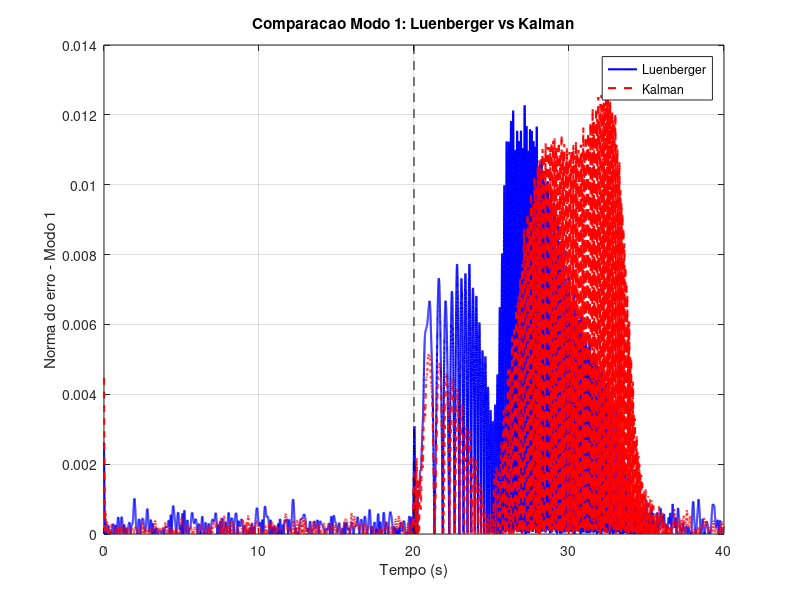
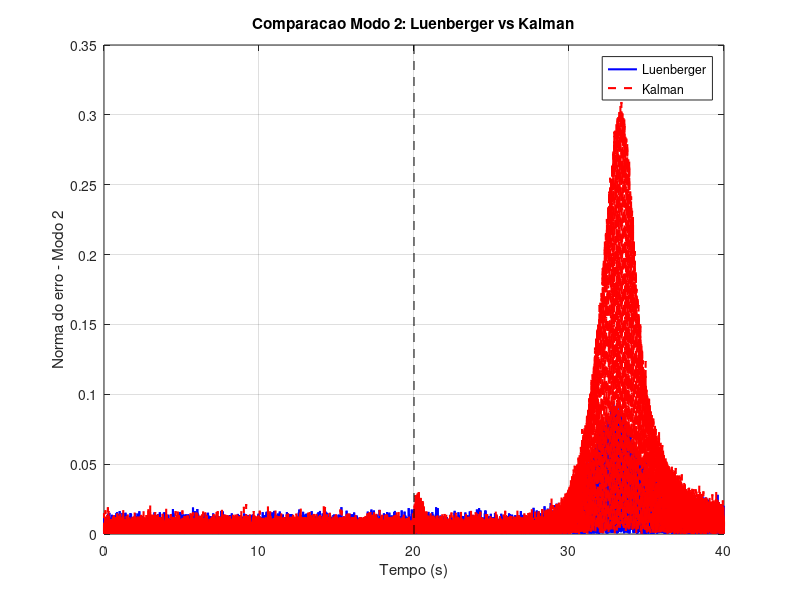

The MATLAB source for these figures, in order:
%% Simulacao de detecção de dano
% Comparando Observador de Luenberger (2x mais rápido) e Filtro de Kalman

close all; clear;

%% Definicao do Sistema
A1 = [-0.574 17.825; -17.825 -0.574];
A2 = [-5.762 49.053; -49.053 -5.762];

A = [A1 zeros(2); zeros(2) A2];

B1 = [2.726 0.0021; 1.052 0.0012];
B2 = [-5.042 0.0054; 1.023 -0.0014];

B = [B1; B2];

C21 = [2.938 -6.420];
C22 = [-0.055 -1.499];

C2 = [C21 C22];
D = [0 0];

nivel_ruido = .005;

%% Frequencia de amostragem e sinal de entrada
Fs = 1e3;
Fstart = 0;
Fstop = 12;
Tchirp = 20;

% Vetores de tempo
tVec1 = 0:1/Fs:Tchirp;
tVec2 = (Tchirp):1/Fs:2*Tchirp;
t = [tVec1 tVec2];
dt = 1/Fs;

% Sinal de entrada chirp
x1_chirp = sin(2*pi*(Fstart.*tVec1 + (Fstop-Fstart)/(2*Tchirp).*tVec1.^2));
x2_chirp = sin(2*pi*(Fstart.*(tVec2-Tchirp) + (Fstop-Fstart)/(2*Tchirp).*(tVec2-Tchirp).^2));

x_chirp = [x1_chirp x2_chirp];
u = [x_chirp; x_chirp];

%% Sistema danificado (dano no modo 1)
A_danificado = A;
A2_danificado = A2 * 0.95;
A_danificado(3:4,3:4) = A2_danificado;

%% Prealocacao
n_states = size(A,1);
n_samples = length(t);
tfalha = 20;

%% Projeto do Observador de Luenberger (2x polos)
poles_A = eig(A);
poles_observador = 4 * real(poles_A) + 1i*imag(poles_A);
L = place(A', C2', poles_observador)';

%% Projeto do Filtro de Kalman (para comparar)
Q = 1 * eye(4);
R = 1e-1;
[K_kalman, ~, ~] = lqe(A, eye(4), C2, Q, R);

%% Simulacao - Observador de Luenberger
x = zeros(n_states, n_samples);
xhat_L = zeros(n_states, n_samples);
e_saida_L = zeros(size(C2,1), n_samples);

x(:,1) = [0.5; -0.5; 0.5; -0.5];
xhat_L(:,1) = x(:,1);

for k = 1:n_samples-1
    if t(k) < tfalha
        A_current = A;
    else
        A_current = A_danificado;
    end

    x(:,k+1) = x(:,k) + dt*(A_current*x(:,k) + B*u(:,k));

    y = C2*x(:,k) + nivel_ruido*randn(size(C2,1),1);
    yhat_L = C2*xhat_L(:,k);
    xhat_L(:,k+1) = xhat_L(:,k) + dt*(A*xhat_L(:,k) + B*u(:,k) + L*(y - yhat_L));

    e_saida_L(:,k) = y - yhat_L;
end

e_saida_L(:,end) = C2*x(:,end) - C2*xhat_L(:,end);

%% Simulacao - Filtro de Kalman
xhat_K = zeros(n_states, n_samples);
e_saida_K = zeros(size(C2,1), n_samples);

xhat_K(:,1) = x(:,1);

for k = 1:n_samples-1
    y = C2*x(:,k) + nivel_ruido*randn(size(C2,1),1);
    yhat_K = C2*xhat_K(:,k);
    xhat_K(:,k+1) = xhat_K(:,k) + dt*(A*xhat_K(:,k) + B*u(:,k) + K_kalman*(y - yhat_K));

    e_saida_K(:,k) = y - yhat_K;
end
e_saida_K(:,end) = C2*x(:,end) - C2*xhat_K(:,end);

%% Filtros Lowpass (modo 1) e Highpass (modo 2)
fc_corte_lp = 5;   % Para modo 1
fc_corte_hp = 6;   % Para modo 2

[b_low, a_low] = butter(4, fc_corte_lp/(Fs/2), 'low');
[b_high, a_high] = butter(4, fc_corte_hp/(Fs/2), 'high');

% Aplicar filtragem no erro de saida
erro_saida_L_modo1 = filtfilt(b_low, a_low, e_saida_L);
erro_saida_L_modo2 = filtfilt(b_high, a_high, e_saida_L);

erro_saida_K_modo1 = filtfilt(b_low, a_low, e_saida_K);
erro_saida_K_modo2 = filtfilt(b_high, a_high, e_saida_K);

%% Norma dos erros
norma_erro_L_modo1 = sqrt(sum(erro_saida_L_modo1.^2,1));
norma_erro_L_modo2 = sqrt(sum(erro_saida_L_modo2.^2,1));

norma_erro_K_modo1 = sqrt(sum(erro_saida_K_modo1.^2,1));
norma_erro_K_modo2 = sqrt(sum(erro_saida_K_modo2.^2,1));

%% Plotagens
figure
plot(t, norma_erro_L_modo1, 'b', 'LineWidth', 1.5)
hold on
plot(t, norma_erro_K_modo1, 'r--', 'LineWidth', 1.5)
plot([tfalha tfalha], ylim, '--k')
hold off
xlabel('Tempo (s)')
ylabel('Norma do erro - Modo 1')
title('Comparacao Modo 1: Luenberger vs Kalman')
legend('Luenberger','Kalman')
grid on

figure
plot(t, norma_erro_L_modo2, 'b', 'LineWidth', 1.5)
hold on
plot(t, norma_erro_K_modo2, 'r--', 'LineWidth', 1.5)
plot([tfalha tfalha], ylim, '--k')
hold off
xlabel('Tempo (s)')
ylabel('Norma do erro - Modo 2')
title('Comparacao Modo 2: Luenberger vs Kalman')
legend('Luenberger','Kalman')
grid on